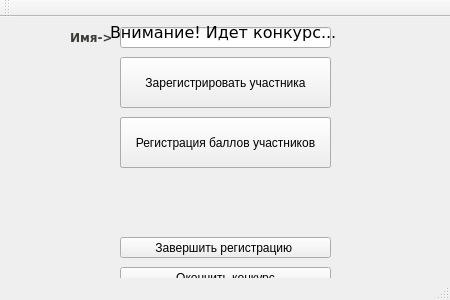
<?xml version="1.0" encoding="UTF-8"?>
<ui version="4.0">
 <class>MainWindow</class>
 <widget class="QMainWindow" name="MainWindow">
  <property name="geometry">
   <rect>
    <x>0</x>
    <y>0</y>
    <width>450</width>
    <height>300</height>
   </rect>
  </property>
  <property name="minimumSize">
   <size>
    <width>450</width>
    <height>300</height>
   </size>
  </property>
  <property name="maximumSize">
   <size>
    <width>450</width>
    <height>300</height>
   </size>
  </property>
  <property name="windowTitle">
   <string>MainWindow</string>
  </property>
  <widget class="QWidget" name="centralWidget">
   <widget class="QPushButton" name="pushButton">
    <property name="geometry">
     <rect>
      <x>120</x>
      <y>100</y>
      <width>211</width>
      <height>51</height>
     </rect>
    </property>
    <property name="text">
     <string>Начать конкурс</string>
    </property>
   </widget>
   <widget class="QPushButton" name="pushButton_2">
    <property name="geometry">
     <rect>
      <x>120</x>
      <y>40</y>
      <width>211</width>
      <height>51</height>
     </rect>
    </property>
    <property name="text">
     <string>Зарегистрировать участника</string>
    </property>
   </widget>
   <widget class="QLineEdit" name="lineText">
    <property name="geometry">
     <rect>
      <x>120</x>
      <y>10</y>
      <width>211</width>
      <height>21</height>
     </rect>
    </property>
    <property name="text">
     <string/>
    </property>
   </widget>
   <widget class="QPushButton" name="pushButton_3">
    <property name="geometry">
     <rect>
      <x>120</x>
      <y>220</y>
      <width>211</width>
      <height>21</height>
     </rect>
    </property>
    <property name="text">
     <string>Завершить регистрацию </string>
    </property>
   </widget>
   <widget class="QLabel" name="label_2">
    <property name="geometry">
     <rect>
      <x>70</x>
      <y>10</y>
      <width>41</width>
      <height>21</height>
     </rect>
    </property>
    <property name="font">
     <font>
      <family>Verdana</family>
      <stylestrategy>PreferAntialias</stylestrategy>
     </font>
    </property>
    <property name="text">
     <string>&lt;html&gt;&lt;head/&gt;&lt;body&gt;&lt;p&gt;&lt;span style=&quot; font-size:9pt; font-weight:600; color:#3a3c37;&quot;&gt;Имя-&amp;gt;&lt;/span&gt;&lt;/p&gt;&lt;/body&gt;&lt;/html&gt;</string>
    </property>
   </widget>
   <widget class="QLabel" name="label_3">
    <property name="geometry">
     <rect>
      <x>30</x>
      <y>-10</y>
      <width>411</width>
      <height>261</height>
     </rect>
    </property>
    <property name="text">
     <string/>
    </property>
   </widget>
   <widget class="QLabel" name="label_4">
    <property name="geometry">
     <rect>
      <x>110</x>
      <y>0</y>
      <width>231</width>
      <height>31</height>
     </rect>
    </property>
    <property name="font">
     <font>
      <family>Verdana</family>
      <pointsize>12</pointsize>
     </font>
    </property>
    <property name="text">
     <string>Внимание! Идет конкурс...</string>
    </property>
   </widget>
   <widget class="QPushButton" name="pushButton_4">
    <property name="geometry">
     <rect>
      <x>120</x>
      <y>100</y>
      <width>211</width>
      <height>51</height>
     </rect>
    </property>
    <property name="text">
     <string>Регистрация баллов участников</string>
    </property>
   </widget>
   <widget class="QPushButton" name="pushButton_5">
    <property name="geometry">
     <rect>
      <x>120</x>
      <y>250</y>
      <width>211</width>
      <height>21</height>
     </rect>
    </property>
    <property name="text">
     <string>Окончить конкурс</string>
    </property>
   </widget>
  </widget>
  <widget class="QMenuBar" name="menuBar">
   <property name="geometry">
    <rect>
     <x>0</x>
     <y>0</y>
     <width>450</width>
     <height>21</height>
    </rect>
   </property>
  </widget>
  <widget class="QToolBar" name="mainToolBar">
   <attribute name="toolBarArea">
    <enum>TopToolBarArea</enum>
   </attribute>
   <attribute name="toolBarBreak">
    <bool>false</bool>
   </attribute>
  </widget>
  <widget class="QStatusBar" name="statusBar"/>
 </widget>
 <layoutdefault spacing="6" margin="11"/>
 <resources/>
 <connections>
  <connection>
   <sender>pushButton_5</sender>
   <signal>clicked()</signal>
   <receiver>MainWindow</receiver>
   <slot>close()</slot>
   <hints>
    <hint type="sourcelabel">
     <x>237</x>
     <y>259</y>
    </hint>
    <hint type="destinationlabel">
     <x>434</x>
     <y>201</y>
    </hint>
   </hints>
  </connection>
 </connections>
</ui>
